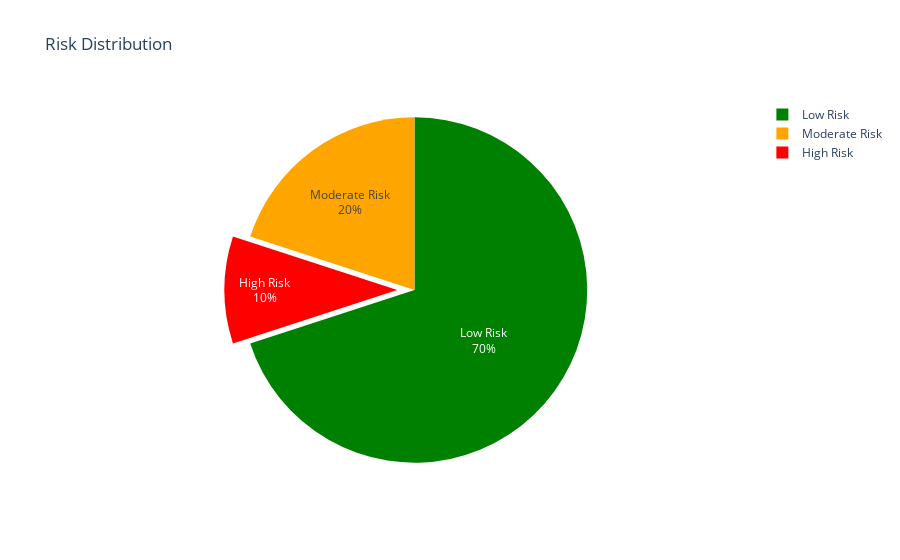

The notebook cell this image was saved under:
### Code cell
import plotly.express as px

fig = px.pie(risk_distribution_df, names='Risk Category', values='Count',
             title='Risk Distribution', color='Risk Category',
             color_discrete_map={'High Risk': 'red', 'Moderate Risk': 'orange', 'Low Risk': 'green'})
fig.update_traces(textinfo='percent+label', pull=[0.1, 0, 0])
fig.show()

### Figure 1 — Plotly figure (JSON) as saved in the notebook; plotly's stock layout.template omitted (floating-point values rounded to 4 significant figures)
{"data": [{"customdata": [["High Risk"], ["Moderate Risk"], ["Low Risk"]], "domain": {"x": [0, 1], "y": [0, 1]}, "hovertemplate": "Risk Category=%{customdata[0]}<br>Count=%{value}<extra></extra>", "labels": ["High Risk", "Moderate Risk", "Low Risk"], "legendgroup": "", "marker": {"colors": ["red", "orange", "green"]}, "name": "", "pull": [0.1, 0, 0], "showlegend": true, "textinfo": "percent+label", "type": "pie", "values": [100, 200, 700]}], "layout": {"legend": {"tracegroupgap": 0}, "title": {"text": "Risk Distribution"}}}
